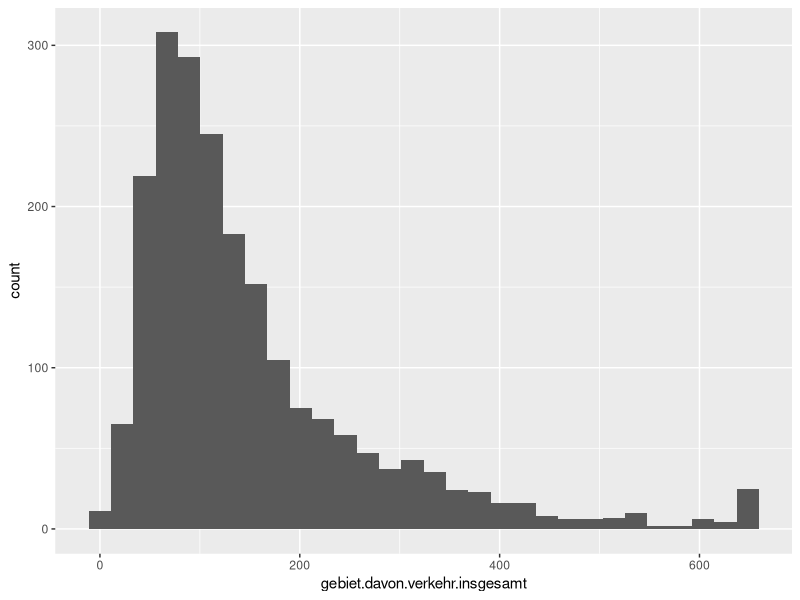

Write the R code that produced this figure.
# Libraries ---------------------------------------------------------------
library(dplyr)
library(ggplot2)

# Load and clean data -----------------------------------------------------
raw_data = read.csv('GDH2016_Daten_xlsx.csv', sep=';', stringsAsFactors = F)
colnames(raw_data)[2:4] = c('Regional.Schluessel', 'Gemeinde.Schluessel.Nr', 'Vgem.Schluessel')
data = raw_data[!is.na(raw_data$Gemeinde.Schluessel.Nr), ]

rm(raw_data)

# Load column names and insert them into data -----------------------------
headers = read.csv('spaltennr_labels.csv', sep=',', header = F, stringsAsFactors = F)
COLLABELS = as.list(headers[2, ])
names(COLLABELS) = as.character(headers[2, ])
colnames(data)[startsWith(colnames(data), 'Spalte')] <- COLLABELS

rm(headers)


# Add information about regions -------------------------------------------
# Regierungsbezirke
data$Regierungsbezirk = data$Regional.Schluessel %>%
  substr(1, 2) %>%
  sapply(function(schl) {
    switch(schl,
           "91" = "Oberbayern",
           "92" = "Niederbayern",
           "93" = "Oberpfalz",
           "94" = "Oberfranken",
           "95" = "Mittelfranken",
           "96" = "Unterfranken",
           "97" = "Schwaben")
  })

# Landkreise
reg_gemeinden <- read.csv('./reginalschl_gemeinden.csv', sep=';', stringsAsFactors = F)
reg_kreis <- reg_gemeinden %>%
  filter(!is.na(rs_kreis) & is.na(rs_vb)) %>%
  mutate(rs_rb_kreis = paste(rs_rb, rs_kreis, sep='')) %>%
  select(rs_gemeindename, rs_rb_kreis)

get_lk_by_regschl <- function(regschl) {
  reg_kreis %>%
    filter(rs_rb_kreis == substr(regschl, 2, 4)) %>%
    select(rs_gemeindename) %>%
    as.list() %>%
    as.character()
}

data$Landkreis <- data$Regional.Schluessel %>%
  sapply(get_lk_by_regschl)

# Development -------------------------------------------------------------

highlight = "Engelsberg"
v = COLLABELS[5]
Landkreis = "Traunstein"
# myplot <- function(v, highlight, Landkreis = NULL) {
v = as.character(v)

data.vector = data %>%
  filter(Landkreis == Landkreis) %>%
  select(v)

lower_break = data.vector %>%
  pull(1) %>%
  min()
upper_break <- data.vector %>%
  pull(1) %>%
  quantile(0.99)
  # quantile(1)
breaks = seq(lower_break, upper_break, length.out = 30)


data %>%
  filter(Landkreis == Landkreis) %>%
  select(v) %>%
  mutate(!!v := ifelse(.[[v]] > upper_break, upper_break, .[[v]])) %>%
  ggplot(aes_string(x = v)) +
  geom_histogram()


# ggplot(data %>% filter(Landkreis == Landkreis), aes_string(x = v)) +
#   geom_histogram(breaks = breaks) +
#   geom_vline(xintercept = data %>%
#              filter(Bezeichnung == highlight) %>%
#              select(v) %>%
#              as.numeric())
